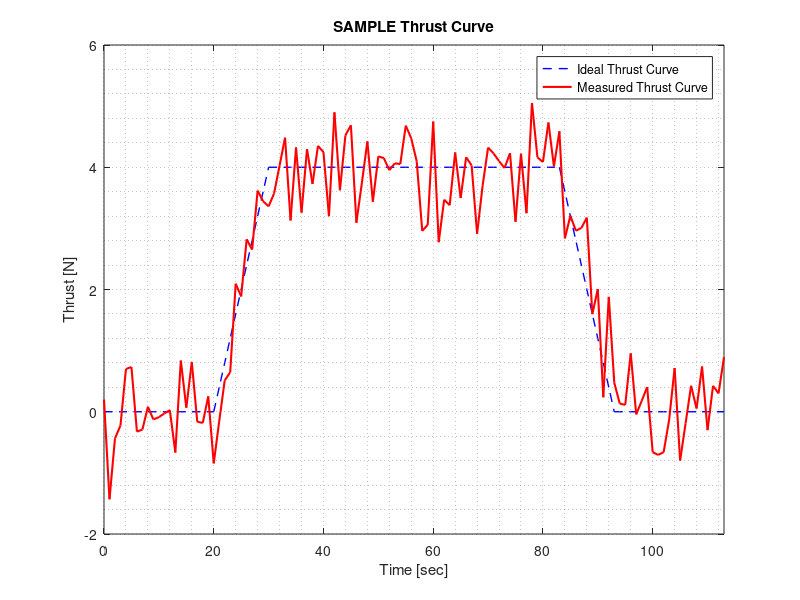

Here is the MATLAB script that generated this plot:
%% ASEN 4018
%% Project GAINS - Electronics
%% Re-Scope Thrust Modeling
%% Author: Addison Woodard
%% Date: 11/21/22

%% Housekeeping
clear; close all; clc;

%% Create Noise
timevec = 1:0.1:(60*60*2);
noisevec = randn(1,length(timevec));              %2 hours of noise
func = @(x) noisevec(x);

%% Create Thrust Curve
start = 0:1:20;
val1 = zeros(size(start));

leadup = 20:1:30;
val2 = -0.4*(20-leadup);

peak = 30:1:83;
val3 = val2(end)*ones(size(peak));

leadout = 83:1:93;
val4 = 0.4*(93-leadout);

ending = 93:1:113;
val5 = zeros(size(ending));


%% Add white noise
sn_white1 = awgn(val1,5);
sn_white2(1,1) = sn_white1(end);
sn_white2(1,2:size(val2,2)) = awgn(val2(2:end),5);
sn_white3(1,1) = sn_white2(end);
sn_white3(1,2:size(val3,2)) = awgn(val3(2:end),5);
sn_white4(1,1) = sn_white3(end);
sn_white4(1,2:size(val4,2)) = awgn(val4(2:end),5);
sn_white5(1,1) = sn_white4(end);
sn_white5(1,2:size(val5,2)) = awgn(val5(2:end),5);


figure
plot(start,val1,'--b','LineWidth',1);
hold on; grid minor;

plot(leadup,val2,'--b','LineWidth',1,'HandleVisibility','off');
plot(peak,val3,'--b','LineWidth',1,'HandleVisibility','off');
plot(leadout,val4,'--b','LineWidth',1,'HandleVisibility','off');
plot(ending,val5,'--b','LineWidth',1,'HandleVisibility','off');

plot(start,sn_white1,'-r','LineWidth',1.5);
plot(leadup,sn_white2,'-r','LineWidth',1.5,'HandleVisibility','off');
plot(peak,sn_white3,'-r','LineWidth',1.5,'HandleVisibility','off');
plot(leadout,sn_white4,'-r','LineWidth',1.5,'HandleVisibility','off');
plot(ending,sn_white5,'-r','LineWidth',1.5,'HandleVisibility','off');
xlim([0 113]);
xlabel('Time [sec]');
ylabel('Thrust [N]'); 
title('SAMPLE Thrust Curve');
legend('Ideal Thrust Curve','Measured Thrust Curve');

%% Integrate the noisy thrust
integ1 = trapz(sn_white1);
integ2 = trapz(sn_white2);
integ3 = trapz(sn_white3);
integ4 = trapz(sn_white4);
integ5 = trapz(sn_white5);
integFinal = integ1 + integ2 + integ3 + integ4 + integ5;
fprintf('Noisy Thrust Area: %0.3f\n',integFinal);

%% Integrate the ideal thrust
integ1i = trapz(val1);
integ2i = trapz(val2);
integ3i = trapz(val3);
integ4i = trapz(val4);
integ5i = trapz(val5);
integFinali = integ1i + integ2i + integ3i + integ4i + integ5i;
fprintf('Ideal Thrust Area: %0.3f\n',integFinali);

AreaDifference = integFinali-integFinal;
fprintf('Difference in Area: %0.6f [Ns]\n', AreaDifference);